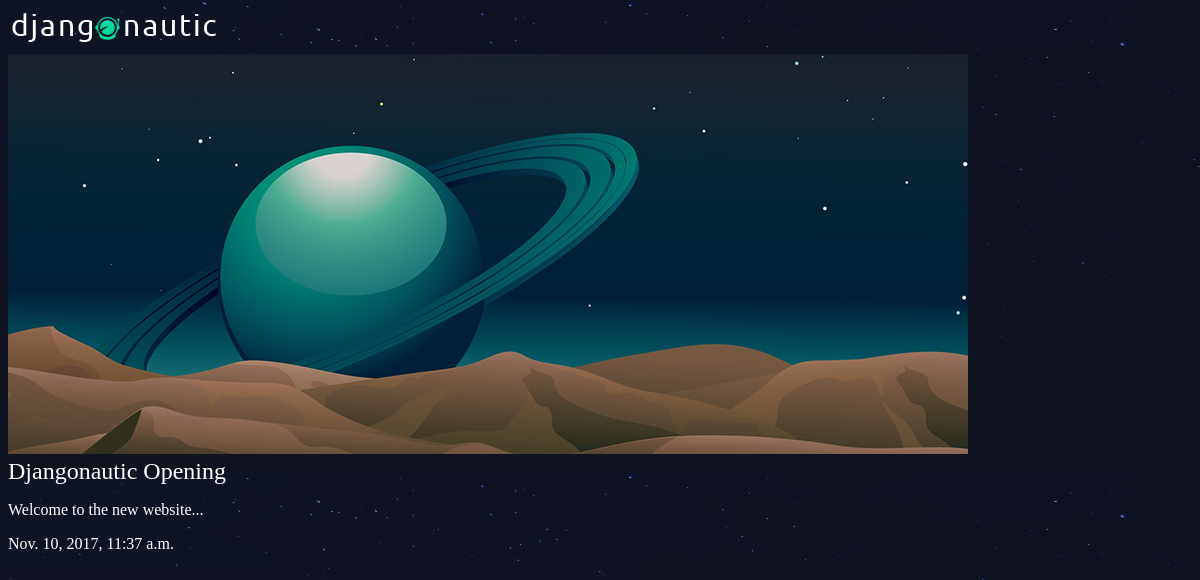
The page /articles/djangonautic-opening/ on the database its author committed.
### articles/models.py (models this page shows, shortened)
class Article(models.Model):
    title = models.CharField(max_length=100)
    slug = models.SlugField()
    body = models.TextField()
    date = models.DateTimeField(auto_now_add=True)
    thumb = models.ImageField(default='default.png', blank=True)

### articles/views.py (the view)
# urls.py: path("<slug:slug>/", views.article_detail, name="detail"),
def article_detail(request,slug):
    article = Article.objects.get(slug=slug)
    return render(request, 'articles/article_detail.html', { 'article': article })

### articles/templates/articles/article_detail.html
{% extends 'base_layout.html' %}
{% block content %}
<div class="article-detail">
    <div class="article">
        <img src="{{ article.thumb.url }}" />
        <h2>{{ article.title }}</h2>
        <p>{{ article.body }}</p>
        <p>{{ article.date }}</p>
    </div>
</div>
{% endblock %}

### assets/styles.css (style rules this page uses)
body { background-color: #0f121f; background-image: url(/static/stars.png); background-repeat-y: no-repeat; color: #fff; }
body * { font-family: Ubuntu; }
h1, h2, h3, h4, h5 { font-weight: normal; margin: 0; }

### rows shown on the page
Article: thumb (placeholder picture), title "Djangonautic Opening", body "Welcome to the new website...", date "Nov. 10, 2017, 11:37 a.m."
